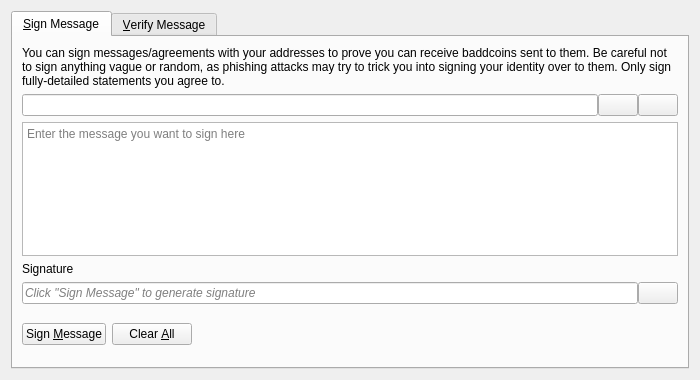
<?xml version="1.0" encoding="UTF-8"?>
<ui version="4.0">
 <class>SignVerifyMessageDialog</class>
 <widget class="QDialog" name="SignVerifyMessageDialog">
  <property name="geometry">
   <rect>
    <x>0</x>
    <y>0</y>
    <width>700</width>
    <height>380</height>
   </rect>
  </property>
  <property name="windowTitle">
   <string>Signatures - Sign / Verify a Message</string>
  </property>
  <property name="modal">
   <bool>true</bool>
  </property>
  <layout class="QVBoxLayout" name="verticalLayout">
   <item>
    <widget class="QTabWidget" name="tabWidget">
     <property name="currentIndex">
      <number>0</number>
     </property>
     <widget class="QWidget" name="tabSignMessage">
      <attribute name="title">
       <string>&amp;Sign Message</string>
      </attribute>
      <layout class="QVBoxLayout" name="verticalLayout_SM">
       <item>
        <widget class="QLabel" name="infoLabel_SM">
         <property name="text">
          <string>You can sign messages/agreements with your addresses to prove you can receive baddcoins sent to them. Be careful not to sign anything vague or random, as phishing attacks may try to trick you into signing your identity over to them. Only sign fully-detailed statements you agree to.</string>
         </property>
         <property name="textFormat">
          <enum>Qt::PlainText</enum>
         </property>
         <property name="wordWrap">
          <bool>true</bool>
         </property>
        </widget>
       </item>
       <item>
        <layout class="QHBoxLayout" name="horizontalLayout_1_SM">
         <property name="spacing">
          <number>0</number>
         </property>
         <item>
          <widget class="QValidatedLineEdit" name="addressIn_SM">
           <property name="toolTip">
            <string>The Baddcoin address to sign the message with</string>
           </property>
          </widget>
         </item>
         <item>
          <widget class="QPushButton" name="addressBookButton_SM">
           <property name="toolTip">
            <string>Choose previously used address</string>
           </property>
           <property name="text">
            <string/>
           </property>
           <property name="icon">
            <iconset resource="../baddcoin.qrc">
             <normaloff>:/icons/address-book</normaloff>:/icons/address-book</iconset>
           </property>
           <property name="shortcut">
            <string>Alt+A</string>
           </property>
           <property name="autoDefault">
            <bool>false</bool>
           </property>
          </widget>
         </item>
         <item>
          <widget class="QPushButton" name="pasteButton_SM">
           <property name="toolTip">
            <string>Paste address from clipboard</string>
           </property>
           <property name="text">
            <string/>
           </property>
           <property name="icon">
            <iconset resource="../baddcoin.qrc">
             <normaloff>:/icons/editpaste</normaloff>:/icons/editpaste</iconset>
           </property>
           <property name="shortcut">
            <string>Alt+P</string>
           </property>
           <property name="autoDefault">
            <bool>false</bool>
           </property>
          </widget>
         </item>
        </layout>
       </item>
       <item>
        <widget class="QPlainTextEdit" name="messageIn_SM">
         <property name="toolTip">
          <string>Enter the message you want to sign here</string>
         </property>
         <property name="placeholderText">
          <string>Enter the message you want to sign here</string>
         </property>
        </widget>
       </item>
       <item>
        <widget class="QLabel" name="signatureLabel_SM">
         <property name="text">
          <string>Signature</string>
         </property>
         <property name="textFormat">
          <enum>Qt::PlainText</enum>
         </property>
        </widget>
       </item>
       <item>
        <layout class="QHBoxLayout" name="horizontalLayout_2_SM">
         <property name="spacing">
          <number>0</number>
         </property>
         <item>
          <widget class="QLineEdit" name="signatureOut_SM">
           <property name="placeholderText">
            <string>Click "Sign Message" to generate signature</string>
           </property>
           <property name="font">
            <font>
             <italic>true</italic>
            </font>
           </property>
           <property name="readOnly">
            <bool>true</bool>
           </property>
          </widget>
         </item>
         <item>
          <widget class="QPushButton" name="copySignatureButton_SM">
           <property name="toolTip">
            <string>Copy the current signature to the system clipboard</string>
           </property>
           <property name="text">
            <string/>
           </property>
           <property name="icon">
            <iconset resource="../baddcoin.qrc">
             <normaloff>:/icons/editcopy</normaloff>:/icons/editcopy</iconset>
           </property>
           <property name="autoDefault">
            <bool>false</bool>
           </property>
          </widget>
         </item>
        </layout>
       </item>
       <item>
        <layout class="QHBoxLayout" name="horizontalLayout_3_SM">
         <item>
          <widget class="QPushButton" name="signMessageButton_SM">
           <property name="toolTip">
            <string>Sign the message to prove you own this Baddcoin address</string>
           </property>
           <property name="text">
            <string>Sign &amp;Message</string>
           </property>
           <property name="icon">
            <iconset resource="../baddcoin.qrc">
             <normaloff>:/icons/edit</normaloff>:/icons/edit</iconset>
           </property>
           <property name="autoDefault">
            <bool>false</bool>
           </property>
          </widget>
         </item>
         <item>
          <widget class="QPushButton" name="clearButton_SM">
           <property name="toolTip">
            <string>Reset all sign message fields</string>
           </property>
           <property name="text">
            <string>Clear &amp;All</string>
           </property>
           <property name="icon">
            <iconset resource="../baddcoin.qrc">
             <normaloff>:/icons/remove</normaloff>:/icons/remove</iconset>
           </property>
           <property name="autoDefault">
            <bool>false</bool>
           </property>
          </widget>
         </item>
         <item>
          <spacer name="horizontalSpacer_1_SM">
           <property name="orientation">
            <enum>Qt::Horizontal</enum>
           </property>
           <property name="sizeHint" stdset="0">
            <size>
             <width>40</width>
             <height>48</height>
            </size>
           </property>
          </spacer>
         </item>
         <item>
          <widget class="QLabel" name="statusLabel_SM">
           <property name="font">
            <font>
             <weight>75</weight>
             <bold>true</bold>
            </font>
           </property>
           <property name="text">
            <string/>
           </property>
           <property name="wordWrap">
            <bool>true</bool>
           </property>
          </widget>
         </item>
         <item>
          <spacer name="horizontalSpacer_2_SM">
           <property name="orientation">
            <enum>Qt::Horizontal</enum>
           </property>
           <property name="sizeHint" stdset="0">
            <size>
             <width>40</width>
             <height>48</height>
            </size>
           </property>
          </spacer>
         </item>
        </layout>
       </item>
      </layout>
     </widget>
     <widget class="QWidget" name="tabVerifyMessage">
      <attribute name="title">
       <string>&amp;Verify Message</string>
      </attribute>
      <layout class="QVBoxLayout" name="verticalLayout_VM">
       <item>
        <widget class="QLabel" name="infoLabel_VM">
         <property name="text">
          <string>Enter the receiver's address, message (ensure you copy line breaks, spaces, tabs, etc. exactly) and signature below to verify the message. Be careful not to read more into the signature than what is in the signed message itself, to avoid being tricked by a man-in-the-middle attack. Note that this only proves the signing party receives with the address, it cannot prove sendership of any transaction!</string>
         </property>
         <property name="textFormat">
          <enum>Qt::PlainText</enum>
         </property>
         <property name="alignment">
          <set>Qt::AlignLeading|Qt::AlignLeft|Qt::AlignTop</set>
         </property>
         <property name="wordWrap">
          <bool>true</bool>
         </property>
        </widget>
       </item>
       <item>
        <layout class="QHBoxLayout" name="horizontalLayout_1_VM">
         <property name="spacing">
          <number>0</number>
         </property>
         <item>
          <widget class="QValidatedLineEdit" name="addressIn_VM">
           <property name="toolTip">
            <string>The Baddcoin address the message was signed with</string>
           </property>
          </widget>
         </item>
         <item>
          <widget class="QPushButton" name="addressBookButton_VM">
           <property name="toolTip">
            <string>Choose previously used address</string>
           </property>
           <property name="text">
            <string/>
           </property>
           <property name="icon">
            <iconset resource="../baddcoin.qrc">
             <normaloff>:/icons/address-book</normaloff>:/icons/address-book</iconset>
           </property>
           <property name="shortcut">
            <string>Alt+A</string>
           </property>
           <property name="autoDefault">
            <bool>false</bool>
           </property>
          </widget>
         </item>
        </layout>
       </item>
       <item>
        <widget class="QPlainTextEdit" name="messageIn_VM">
          <property name="toolTip">
            <string>The signed message to verify</string>
          </property>
          <property name="placeholderText">
            <string>The signed message to verify</string>
          </property>
        </widget>
       </item>
       <item>
        <widget class="QValidatedLineEdit" name="signatureIn_VM">
          <property name="toolTip">
            <string>The signature given when the message was signed</string>
          </property>
          <property name="placeholderText">
            <string>The signature given when the message was signed</string>
          </property>
        </widget>
       </item>
       <item>
        <layout class="QHBoxLayout" name="horizontalLayout_2_VM">
         <item>
          <widget class="QPushButton" name="verifyMessageButton_VM">
           <property name="toolTip">
            <string>Verify the message to ensure it was signed with the specified Baddcoin address</string>
           </property>
           <property name="text">
            <string>Verify &amp;Message</string>
           </property>
           <property name="icon">
            <iconset resource="../baddcoin.qrc">
             <normaloff>:/icons/transaction_0</normaloff>:/icons/transaction_0</iconset>
           </property>
           <property name="autoDefault">
            <bool>false</bool>
           </property>
          </widget>
         </item>
         <item>
          <widget class="QPushButton" name="clearButton_VM">
           <property name="toolTip">
            <string>Reset all verify message fields</string>
           </property>
           <property name="text">
            <string>Clear &amp;All</string>
           </property>
           <property name="icon">
            <iconset resource="../baddcoin.qrc">
             <normaloff>:/icons/remove</normaloff>:/icons/remove</iconset>
           </property>
           <property name="autoDefault">
            <bool>false</bool>
           </property>
          </widget>
         </item>
         <item>
          <spacer name="horizontalSpacer_1_VM">
           <property name="orientation">
            <enum>Qt::Horizontal</enum>
           </property>
           <property name="sizeHint" stdset="0">
            <size>
             <width>40</width>
             <height>48</height>
            </size>
           </property>
          </spacer>
         </item>
         <item>
          <widget class="QLabel" name="statusLabel_VM">
           <property name="font">
            <font>
             <weight>75</weight>
             <bold>true</bold>
            </font>
           </property>
           <property name="text">
            <string/>
           </property>
           <property name="wordWrap">
            <bool>true</bool>
           </property>
          </widget>
         </item>
         <item>
          <spacer name="horizontalSpacer_2_VM">
           <property name="orientation">
            <enum>Qt::Horizontal</enum>
           </property>
           <property name="sizeHint" stdset="0">
            <size>
             <width>40</width>
             <height>48</height>
            </size>
           </property>
          </spacer>
         </item>
        </layout>
       </item>
      </layout>
     </widget>
    </widget>
   </item>
  </layout>
 </widget>
 <customwidgets>
  <customwidget>
   <class>QValidatedLineEdit</class>
   <extends>QLineEdit</extends>
   <header>qt/qvalidatedlineedit.h</header>
  </customwidget>
 </customwidgets>
 <resources>
  <include location="../baddcoin.qrc"/>
 </resources>
 <connections/>
</ui>
